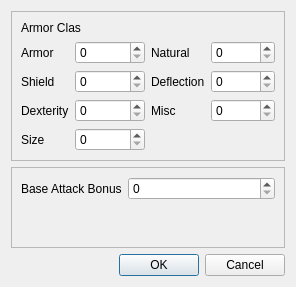
<?xml version="1.0" encoding="UTF-8"?>
<ui version="4.0">
 <class>EditCombatStats</class>
 <widget class="QDialog" name="EditCombatStats">
  <property name="geometry">
   <rect>
    <x>0</x>
    <y>0</y>
    <width>296</width>
    <height>287</height>
   </rect>
  </property>
  <property name="windowTitle">
   <string>Dialog</string>
  </property>
  <layout class="QGridLayout" name="gridLayout_3">
   <item row="0" column="0">
    <layout class="QVBoxLayout" name="verticalLayout_2">
     <item>
      <widget class="QFrame" name="frame">
       <property name="frameShape">
        <enum>QFrame::StyledPanel</enum>
       </property>
       <property name="frameShadow">
        <enum>QFrame::Raised</enum>
       </property>
       <layout class="QGridLayout" name="gridLayout">
        <item row="0" column="0">
         <layout class="QVBoxLayout" name="verticalLayout">
          <item>
           <widget class="QLabel" name="label">
            <property name="text">
             <string>Armor Clas</string>
            </property>
           </widget>
          </item>
          <item>
           <layout class="QHBoxLayout" name="horizontalLayout">
            <item>
             <layout class="QFormLayout" name="formLayout">
              <item row="0" column="0">
               <widget class="QLabel" name="label_3">
                <property name="text">
                 <string>Armor</string>
                </property>
               </widget>
              </item>
              <item row="0" column="1">
               <widget class="QSpinBox" name="spinBox_6"/>
              </item>
              <item row="1" column="0">
               <widget class="QLabel" name="label_4">
                <property name="text">
                 <string>Shield</string>
                </property>
               </widget>
              </item>
              <item row="1" column="1">
               <widget class="QSpinBox" name="spinBox_7"/>
              </item>
              <item row="2" column="0">
               <widget class="QLabel" name="label_2">
                <property name="text">
                 <string>Dexterity</string>
                </property>
               </widget>
              </item>
              <item row="2" column="1">
               <widget class="QSpinBox" name="spinBox"/>
              </item>
              <item row="3" column="0">
               <widget class="QLabel" name="label_5">
                <property name="text">
                 <string>Size</string>
                </property>
               </widget>
              </item>
              <item row="3" column="1">
               <widget class="QSpinBox" name="spinBox_2"/>
              </item>
             </layout>
            </item>
            <item>
             <layout class="QFormLayout" name="formLayout_2">
              <item row="0" column="0">
               <widget class="QLabel" name="label_6">
                <property name="text">
                 <string>Natural</string>
                </property>
               </widget>
              </item>
              <item row="0" column="1">
               <widget class="QSpinBox" name="spinBox_3"/>
              </item>
              <item row="1" column="0">
               <widget class="QLabel" name="label_7">
                <property name="text">
                 <string>Deflection</string>
                </property>
               </widget>
              </item>
              <item row="1" column="1">
               <widget class="QSpinBox" name="spinBox_4"/>
              </item>
              <item row="2" column="0">
               <widget class="QLabel" name="label_8">
                <property name="text">
                 <string>Misc</string>
                </property>
               </widget>
              </item>
              <item row="2" column="1">
               <widget class="QSpinBox" name="spinBox_5"/>
              </item>
             </layout>
            </item>
           </layout>
          </item>
         </layout>
        </item>
       </layout>
      </widget>
     </item>
    </layout>
   </item>
   <item row="1" column="0">
    <widget class="QFrame" name="frame_2">
     <property name="frameShape">
      <enum>QFrame::StyledPanel</enum>
     </property>
     <property name="frameShadow">
      <enum>QFrame::Raised</enum>
     </property>
     <layout class="QGridLayout" name="gridLayout_2">
      <item row="0" column="0">
       <layout class="QFormLayout" name="formLayout_3">
        <item row="0" column="0">
         <widget class="QLabel" name="label_9">
          <property name="text">
           <string>Base Attack Bonus</string>
          </property>
         </widget>
        </item>
        <item row="0" column="1">
         <widget class="QSpinBox" name="spinBox_8">
          <property name="maximum">
           <number>99999</number>
          </property>
         </widget>
        </item>
       </layout>
      </item>
     </layout>
    </widget>
   </item>
   <item row="2" column="0">
    <widget class="QDialogButtonBox" name="buttonBox">
     <property name="orientation">
      <enum>Qt::Horizontal</enum>
     </property>
     <property name="standardButtons">
      <set>QDialogButtonBox::Cancel|QDialogButtonBox::Ok</set>
     </property>
    </widget>
   </item>
  </layout>
 </widget>
 <resources/>
 <connections>
  <connection>
   <sender>buttonBox</sender>
   <signal>accepted()</signal>
   <receiver>EditCombatStats</receiver>
   <slot>accept()</slot>
   <hints>
    <hint type="sourcelabel">
     <x>248</x>
     <y>254</y>
    </hint>
    <hint type="destinationlabel">
     <x>157</x>
     <y>274</y>
    </hint>
   </hints>
  </connection>
  <connection>
   <sender>buttonBox</sender>
   <signal>rejected()</signal>
   <receiver>EditCombatStats</receiver>
   <slot>reject()</slot>
   <hints>
    <hint type="sourcelabel">
     <x>316</x>
     <y>260</y>
    </hint>
    <hint type="destinationlabel">
     <x>286</x>
     <y>274</y>
    </hint>
   </hints>
  </connection>
 </connections>
</ui>
